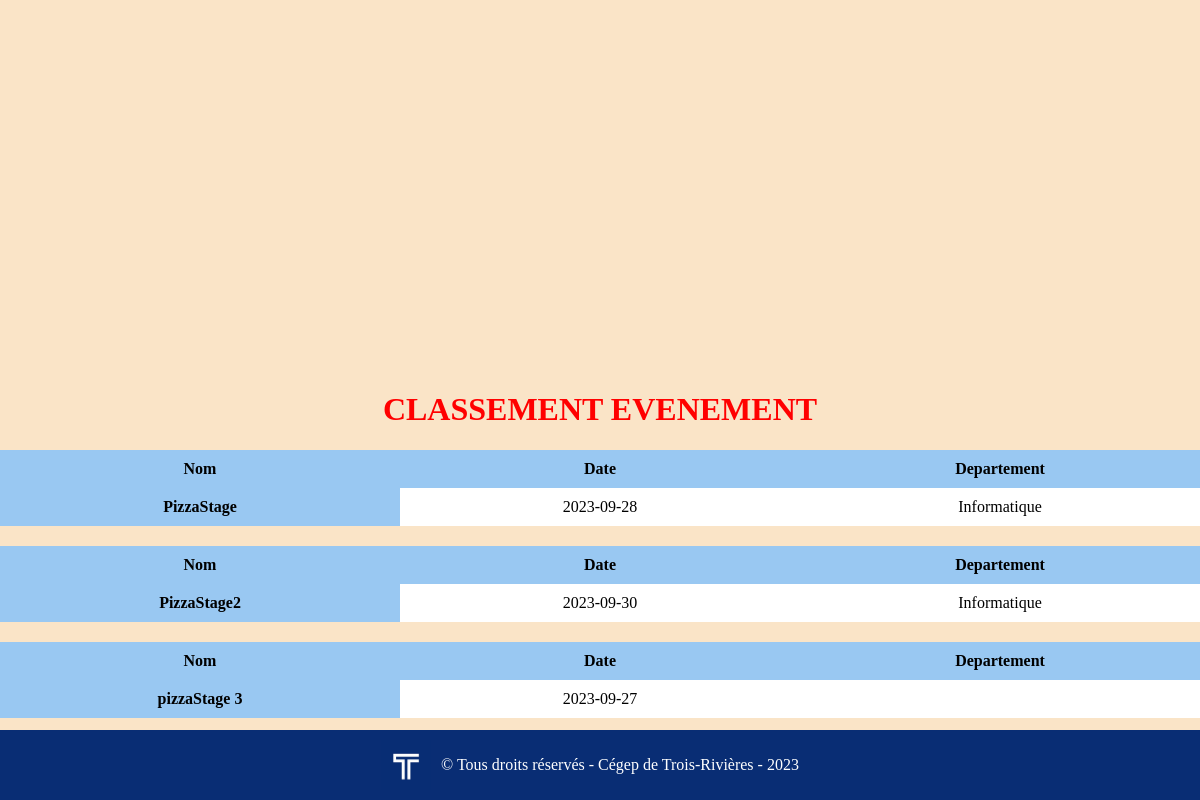
/recap.php (signed in), run on an earlier commit of the app's database.
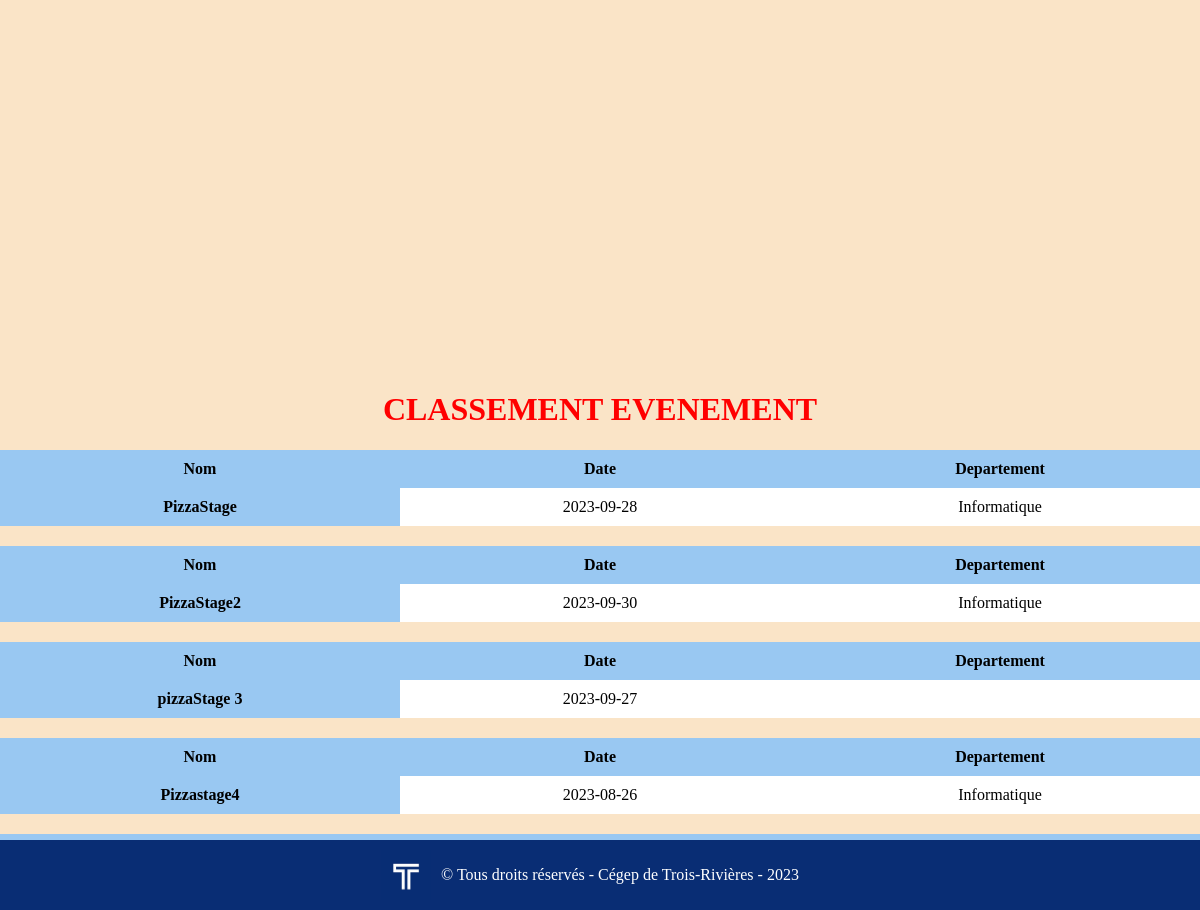
And on a later commit of the database.
### tables this page shows
CREATE TABLE IF NOT EXISTS `evenement` (
`id` int(11) NOT NULL,
  `nom` varchar(120) NOT NULL,
  `date` date NOT NULL,
  `departement` varchar(120) NOT NULL,
  `heureuxEleve` int(11) NOT NULL,
  `moyenHeureuxEleve` int(11) NOT NULL,
  `pasHeureuxEleve` int(11) NOT NULL,
  `heureuxEntreprise` int(11) NOT NULL,
  `moyenHeureuxEntreprise` int(11) NOT NULL,
  `pasHeureuxEntreprise` int(11) NOT NULL,
  `lieu` varchar(250) NOT NULL,
  `Heure` time NOT NULL
);

### recap.php (the view, shortened to what this page needs)
<?php
$servername="localhost";
$username="root";
$password="root";
$db="intra";
$conn = new mysqli($servername,$username,$password,$db);
$conn->query("SET NAMES utf8");
?>
<!DOCTYPE html>
<html lang="en">
<head>
    <link rel="stylesheet"  href="css/style.css">
</head>
<body class="bodyRecap">
<div id="chartContainer" style="height: 370px; width: 100%;"></div>
<div class="titreRecapEvent">
<h1 class="titreEvent">CLASSEMENT EVENEMENT</h1>
</div>
<div  class="RecapComparaison">
   <?php
 $sql = "SELECT nom,date,departement,heureuxEleve,moyenHeureuxEleve,pasHeureuxEleve,heureuxEntreprise,moyenHeureuxEntreprise,pasHeureuxEntreprise,lieu,heure FROM evenement ORDER BY heureuxEleve DESC ";
 $result = $conn->query($sql);
 if($result ->num_rows>0){
     while($row=$result->fetch_assoc()){
         ?>
<table class="table " style="" >
<thead>
 <tr >
   <th scope="col" >Nom </th>
   <th scope="col">Date </th>
   <th scope="col">Departement </th>
 </tr>
</thead>
<tbody>
 <tr>
   <th scope="row"><?php echo $row["nom"]?></th>
   <td><?php echo $row["date"]?></td>
   <td><?php echo $row["departement"]?></td>
 </tr>
</tbody>
</table>
<?php
     }
 }else{
     echo "0 results";
 }
 ?>
</div>
<div class="footerRecap">
    <div class="footerContent">
        <img src="img/logocegep.jpg" class="logocegepFooter" alt="logocegep">
        <p>© Tous droits réservés - Cégep de Trois-Rivières - 2023</p>
    </div>
</div>
</body>
</html>

What changed in the data, as far as the page shows it:
added evenement: nom "Pizzastage4", date "2023-08-26", departement "Informatique"
